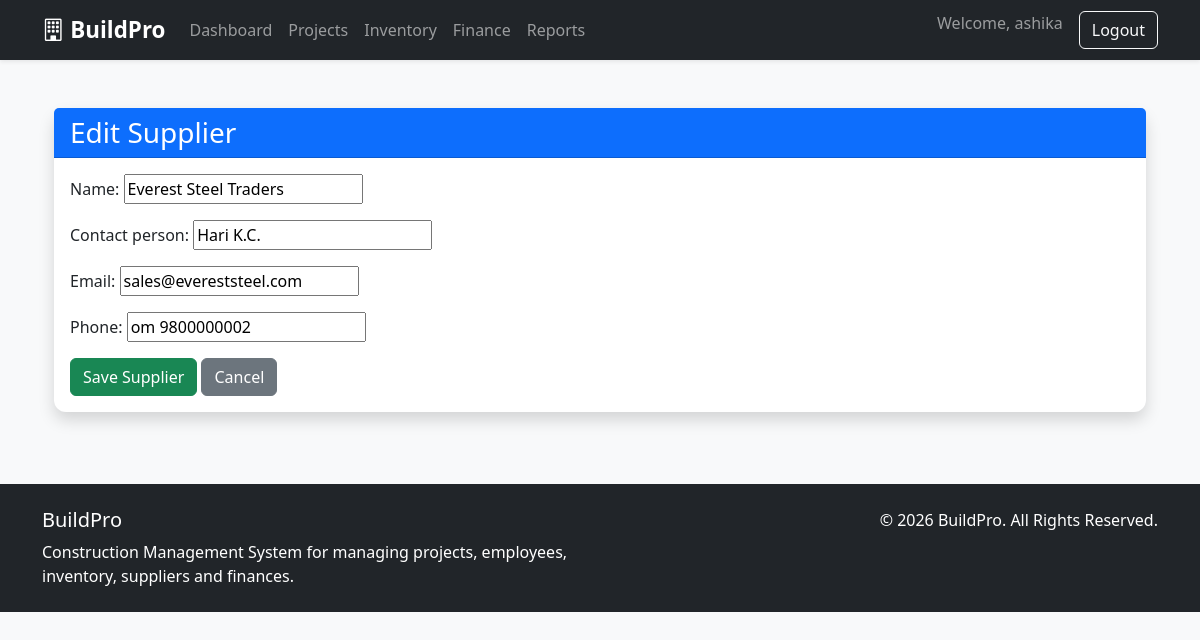
The page /inventory/suppliers/1/edit/ (signed in) on the database its author committed.
### inventory/models.py (models this page shows, shortened)
class Supplier(models.Model):
    name = models.CharField(max_length=200)
    contact_person = models.CharField(max_length=100, blank=True)
    email = models.EmailField(blank=True)
    phone = models.CharField(max_length=20)

### inventory/views.py (the view)
# urls.py: path('suppliers/<int:pk>/edit/', views.supplier_update, name='supplier_update'),
@login_required
@role_required([
    'ADMIN',
    'SITE_ENGINEER'
])
def supplier_update(request, pk):
    supplier = get_object_or_404(Supplier, pk=pk)
    if request.method == "POST":
        form = SupplierForm(request.POST, instance=supplier)
        if form.is_valid():
            form.save()
            return redirect('supplier_detail', pk=pk)
    else:
        form = SupplierForm(instance=supplier)
    return render(request, 'supplier/supplier_form.html', {'form': form})

### inventory/forms.py
class SupplierForm(forms.ModelForm):
    class Meta:
        model = Supplier
        fields = '__all__'

### inventory/templates/supplier/supplier_form.html (shortened to what this page needs)
{% extends "base.html" %}
{% block content %}
<div class="container mt-4">
    <div class="card shadow">
        <div class="card-header bg-primary text-white">
            <h3 class="mb-0">
                {% if form.instance.pk %}
                    Edit Supplier
                {% else %}
                    Add Supplier
                {% endif %}
            </h3>
        </div>
        <div class="card-body">
            <form method="post">
                {{ form.as_p }}
                <button type="submit" class="btn btn-success">
                    Save Supplier
                </button>
                <a href="{% url 'supplier_list' %}" class="btn btn-secondary">
                    Cancel
                </a>
            </form>
        </div>
    </div>
</div>
{% endblock %}

### templates/navbar.html (shortened to what this page needs)
<nav class="navbar navbar-expand-lg navbar-dark bg-dark shadow-sm">
    <div class="container">
        <a class="navbar-brand fw-bold" href="/">
            <i class="bi bi-building"></i>
            BuildPro
        </a>
        <div class="collapse navbar-collapse" id="navbar">
            <ul class="navbar-nav me-auto">
                <li class="nav-item">
                    <a class="nav-link" href="/">Dashboard</a>
                </li>
                <li class="nav-item">
                    <a class="nav-link" href="/projects/">Projects</a>
                </li>
                <li class="nav-item">
                    <a class="nav-link" href="/inventory/">Inventory</a>
                </li>
                <li class="nav-item">
                    <a class="nav-link" href="/finance/">Finance</a>
                </li>
                 <li class="nav-item">
                   <a class="nav-link" href="{% url 'reports:reports_dashboard' %}">Reports</a>
                </li>
            </ul>
            <ul class="navbar-nav">
                {% if user.is_authenticated %}
                    <li class="nav-item">
                        <span class="navbar-text me-3">
                            Welcome, {{ user.first_name|default:user.username }}
                        </span>
                    </li>
                    <li class="nav-item">
                        <a class="btn btn-outline-light" href="{% url 'logout' %}">
                            Logout
                        </a>
                    </li>
                {% endif %}
            </ul>
        </div>
    </div>
</nav>

### static/css/styles.css (style rules this page uses)
body { font-family: "Segoe UI", sans-serif; }
.navbar-brand { font-size:1.4rem; }
.card { border:none; border-radius:12px; }

### rows shown on the page
Supplier: name "Everest Steel Traders", contact_person "Hari K.C.", email "sales@evereststeel.com", phone "om 9800000002"

### other values the page prints
{{ user.first_name|default:user.username }} "ashika"
